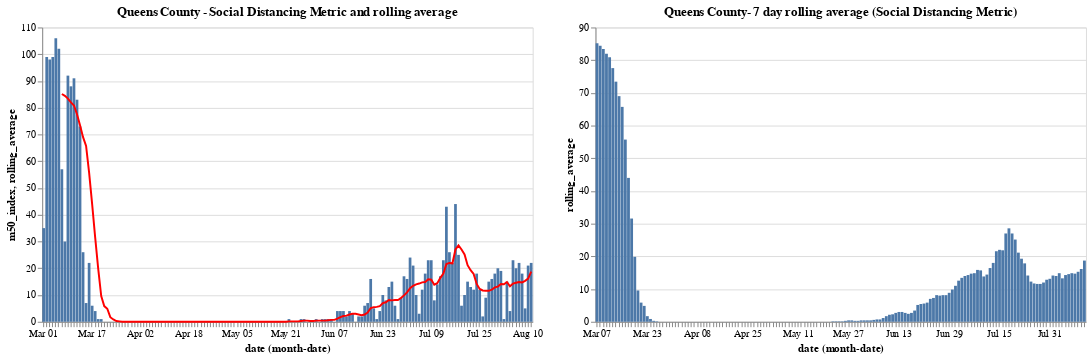

The notebook cell saved with this chart:
### Code cell
bar = base_queens.mark_bar().encode(y="m50_index")

line =  base_queens.mark_line(color='red').encode(
    y='rolling_average'
)

(bar + line).properties(title='Queens County - Social Distancing Metric and rolling average ',width=600)|base_queens.encode(y="rolling_average").properties(title='Queens County- 7 day rolling average (Social Distancing Metric)')

### Figure 1 — Vega-Lite specification as saved in the notebook (floating-point values rounded to 4 significant figures; data arrays with more than 128 entries replaced by an {"elided": "..."} marker saying what was removed)
{"config": {"view": {"continuousWidth": 400, "continuousHeight": 300}}, "hconcat": [{"layer": [{"mark": "bar", "encoding": {"x": {"type": "ordinal", "field": "date", "timeUnit": "monthdate"}, "y": {"type": "quantitative", "field": "m50_index"}}, "width": 500}, {"mark": {"type": "line", "color": "red"}, "encoding": {"x": {"type": "ordinal", "field": "date", "timeUnit": "monthdate"}, "y": {"type": "quantitative", "field": "rolling_average"}}, "width": 500}], "title": "Queens County - Social Distancing Metric and rolling average ", "width": 600}, {"mark": "bar", "encoding": {"x": {"type": "ordinal", "field": "date", "timeUnit": "monthdate"}, "y": {"type": "quantitative", "field": "rolling_average"}}, "title": "Queens County- 7 day rolling average (Social Distancing Metric)", "width": 500}], "data": {"name": "data-c87f9b2b46a07bf6a743b8069fc9c04d"}, "$schema": "https://vega.github.io/schema/vega-lite/v4.8.1.json", "datasets": {"data-c87f9b2b46a07bf6a743b8069fc9c04d": {"elided": "162 records"}}}
